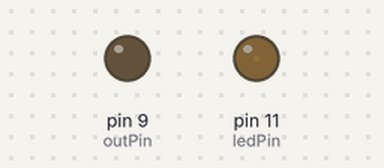
The sketch below on a simulated Arduino Uno, built with avr-gcc and run on an emulated ATmega328P. Shown: output pins drawn as LEDs (lit = HIGH). What the sketch prints to the serial monitor is not drawn.

Above: at 0.15 s.
Timing chart, 0 to 38.2 s (numbered marks = the images above):
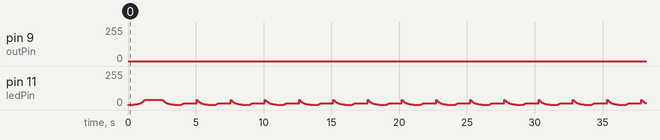

The sketch:

led_slowLiner_2.ino.ino
```cpp
const int ledPin=11;
const int outPin=9;
const double C=255.0; // LEDに依存

void setup() {
  Serial.begin(9600);
  pinMode(ledPin,  OUTPUT);
  pinMode(outPin, OUTPUT);

}

int val=0;
int dir=1;

void loop() {
    analogWrite(ledPin, getDuty(val/255.0));
    val=val+dir;
    //Serial.println(val, DEC);

    if(val==0) dir=3;
    if(val==255) dir=-1;
    delay(7);

    int outVal=0;
    outVal=outVal+val;
    analogWrite(outPin, outVal);
    Serial.println(outVal, DEC);

}

int getDuty(double ratio){

  return round(exp(log(255.0)-(1-ratio)*log(C)));

}
```
